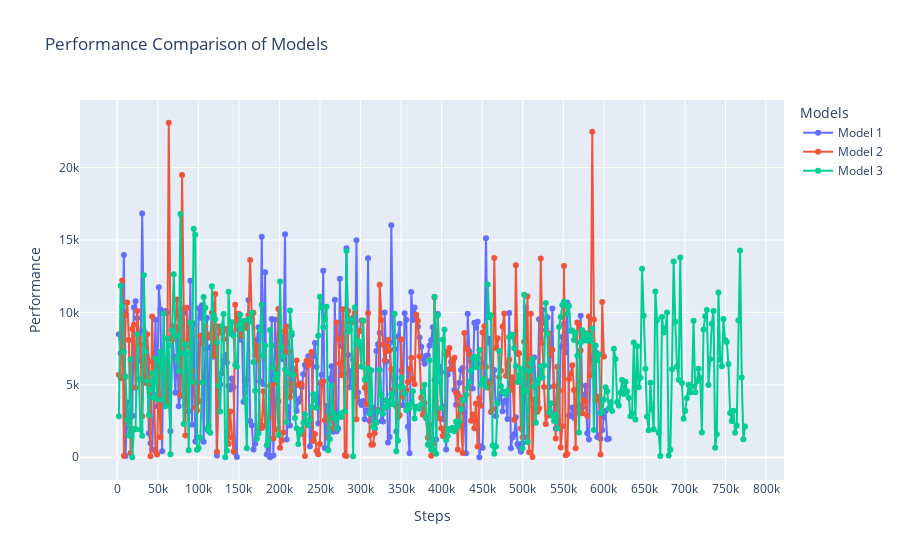

Write notebook code for a chart like this one.
### Code cell
df_list = [df_1, df_2, df_3]
fig = plot_performance_comparison(df_list)
fig.show()

### Figure 1 — Plotly figure (JSON) as saved in the notebook; plotly's stock layout.template omitted (floating-point values rounded to 4 significant figures; data arrays with more than 128 entries replaced by an {"elided": "..."} marker saying what was removed)
{"data": [{"mode": "lines+markers", "name": "Model 1", "type": "scatter", "x": {"elided": "296 int values"}, "y": {"elided": "296 float values"}}, {"mode": "lines+markers", "name": "Model 2", "type": "scatter", "x": {"elided": "293 int values"}, "y": {"elided": "293 float values"}}, {"mode": "lines+markers", "name": "Model 3", "type": "scatter", "x": {"elided": "378 int values"}, "y": {"elided": "378 float values"}}], "layout": {"hovermode": "x unified", "legend": {"title": {"text": "Models"}}, "title": {"text": "Performance Comparison of Models"}, "xaxis": {"autorange": true, "nticks": 20, "tickmode": "auto", "title": {"text": "Steps"}, "type": "linear"}, "yaxis": {"title": {"text": "Performance"}}}}
